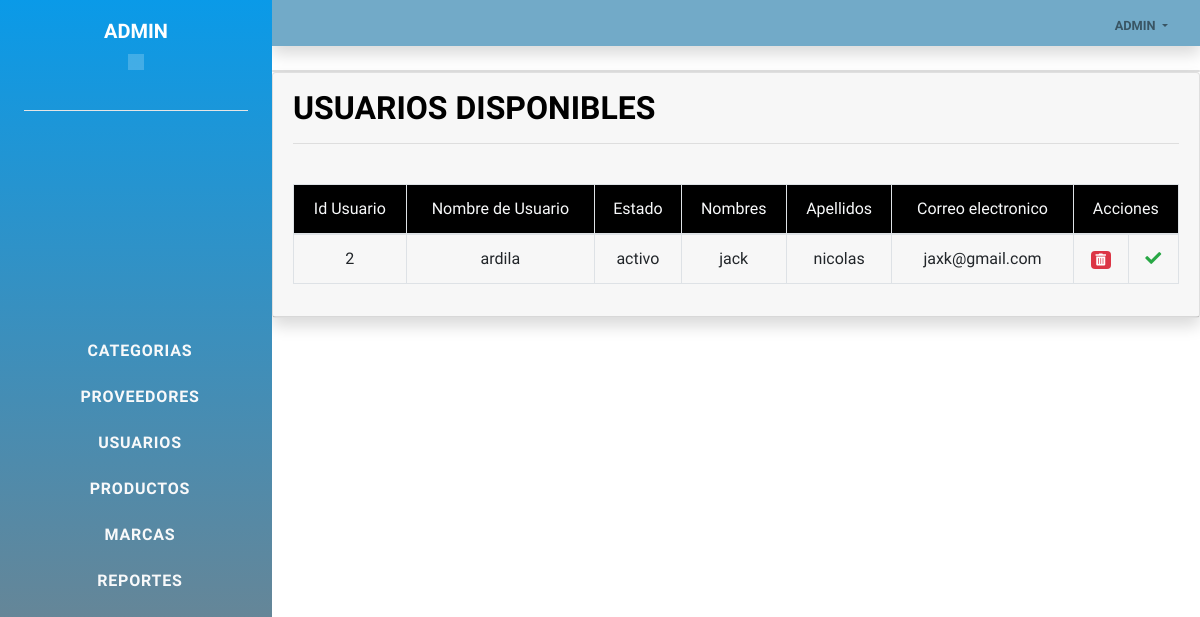
Page /codigo/pre_consultar_usuarios.php (signed in) on the earlier database version.
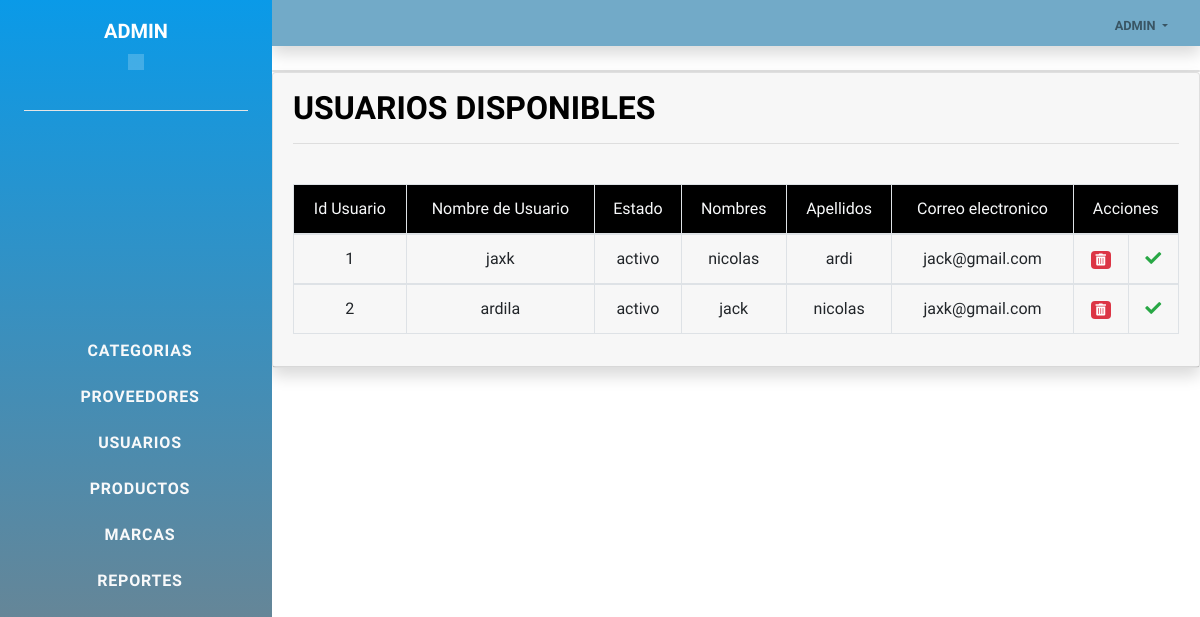
Same page on the later database version.
### tables this page shows
CREATE TABLE IF NOT EXISTS `usuarios` (
  `id_usuario` int(5) NOT NULL AUTO_INCREMENT,
  `password` varchar(10) NOT NULL,
  `username` varchar(50) NOT NULL,
  `nombres` varchar(50) NOT NULL,
  `apellidos` varchar(50) NOT NULL,
  `email` varchar(50) NOT NULL,
  `fk_id_estado` varchar(5) NOT NULL,
  `fk_id_permisos` varchar(2) NOT NULL,
  PRIMARY KEY (`id_usuario`)
);

### codigo/pre_consultar_usuarios.php (the view, shortened to what this page needs)
<!DOCTYPE html>
<html lang="en">
<head>
    <link href="../vendor/bootstrap/css/bootstrap.min.css" rel="stylesheet">
<link href="../vendor/fontawesome-free/css/all.min.css" rel="stylesheet">
<link href="https://unpkg.com/ionicons@4.5.10-0/dist/css/ionicons.min.css" rel="stylesheet">
<link href="../css/resume.min.css" rel="stylesheet">
</head>
<body>
    <?php
      include("../menu_admin/columna.php");
    ?>
<?php
include("../menu_admin/banner.php");
?>
<div class="card">
</div>
    <div class="card shadow mb-4">
            <div class="card-header py-3">
                    <h3 class="m-0 font-weight-bold" style="color: black;">Usuarios disponibles</h3>
                    <hr>
                    <br>
    <table class="table table-responsive-xl table-bordered  table-ligth table-hover " >
<thead style="background-color: black;" class="text-light" >
    <tr align="center" >
        <td>Id Usuario</td>
        <td>Nombre de Usuario</td>
        <td>Estado</td>
        <td>Nombres</td>
        <td>Apellidos</td>
        <td>Correo electronico</td>
        <td colspan="3">Acciones</td>
    </tr>
</thead>
    <?php
    include("conexion.php");
    $consulta="SELECT * FROM usuarios";
    if(!$resultado=$db->query($consulta)){
    die('hay un error con la consulta o los datos no existen vuelve a comprobar !!![' . $db->error . ']');
    }
    while($fila=$resultado->fetch_assoc()){
        $busername=stripslashes($fila['username']);
        $bnombres=stripslashes($fila['nombres']);
        $bapellidos=stripslashes($fila['apellidos']);
        $bemail=stripslashes($fila['email']);
        $bid_usuario=stripslashes($fila['id_usuario']);
        $bfk_id_estado=stripslashes($fila['fk_id_estado']);
        if($bfk_id_estado=="1"){
            $bfk_id_estado='activo';
        }
        echo "<tbody align='center'>";
        echo "<tr>";
        echo "<td class='id_usu'>$bid_usuario</td>";
        echo "<td>$busername</td>";
        echo "<td>$bfk_id_estado</td>";
        echo "<td>$bnombres</td>";
        echo "<td>$bapellidos</td>";
        echo "<td>$bemail</td>";
        ?>
        <td>
            <a href="#" class="badge badge-danger delete_btn"><i class="fas fa-trash-alt"></i></a>
        </td>
        <?php
        if($bfk_id_estado=="activo"){
            echo "<td><a href='neg_cambiar_estado_usu.php?id=$bid_usuario'><i class='fas fa-check text-success'></i></a></td>";
        }
        echo "</tr>";
        echo "</tbody>";
    }
    ?>
 </table>
</div>
</div>
</body>
</html>

Differences in the rows shown:
added usuarios: id_usuario "1", username "jaxk", fk_id_estado "activo", nombres "nicolas", apellidos "ardi", email "jack@gmail.com"
